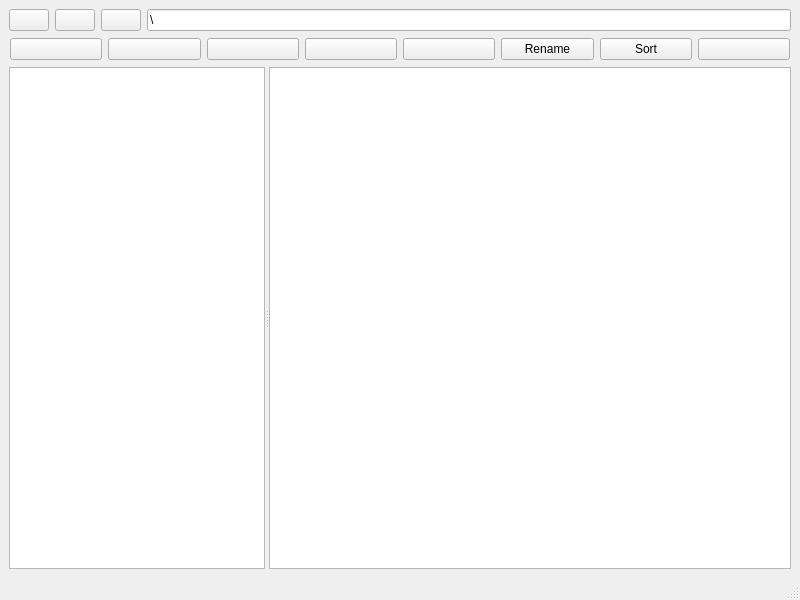
<?xml version="1.0" encoding="UTF-8"?>
<ui version="4.0">
 <class>MainWindow</class>
 <widget class="QMainWindow" name="MainWindow">
  <property name="geometry">
   <rect>
    <x>0</x>
    <y>0</y>
    <width>800</width>
    <height>600</height>
   </rect>
  </property>
  <property name="windowTitle">
   <string>MainWindow</string>
  </property>
  <widget class="QWidget" name="centralwidget">
   <layout class="QVBoxLayout" name="verticalLayout" stretch="0,0,1">
    <item>
     <layout class="QHBoxLayout" name="horizontalLayout">
      <item>
       <widget class="QPushButton" name="parentb">
        <property name="text">
         <string/>
        </property>
        <property name="icon">
         <iconset theme="QIcon::ThemeIcon::GoUp"/>
        </property>
       </widget>
      </item>
      <item>
       <widget class="QPushButton" name="backwardb">
        <property name="text">
         <string/>
        </property>
        <property name="icon">
         <iconset theme="QIcon::ThemeIcon::EditUndo"/>
        </property>
       </widget>
      </item>
      <item>
       <widget class="QPushButton" name="forwardb">
        <property name="text">
         <string/>
        </property>
        <property name="icon">
         <iconset theme="QIcon::ThemeIcon::EditRedo"/>
        </property>
       </widget>
      </item>
      <item>
       <widget class="QLineEdit" name="pathline">
        <property name="text">
         <string>\</string>
        </property>
       </widget>
      </item>
     </layout>
    </item>
    <item>
     <layout class="QHBoxLayout" name="horizontalLayout_2">
      <property name="leftMargin">
       <number>1</number>
      </property>
      <property name="topMargin">
       <number>1</number>
      </property>
      <property name="rightMargin">
       <number>1</number>
      </property>
      <property name="bottomMargin">
       <number>1</number>
      </property>
      <item>
       <widget class="QPushButton" name="createb">
        <property name="text">
         <string/>
        </property>
        <property name="icon">
         <iconset theme="QIcon::ThemeIcon::FolderNew"/>
        </property>
       </widget>
      </item>
      <item>
       <widget class="QPushButton" name="cutb">
        <property name="sizePolicy">
         <sizepolicy hsizetype="Minimum" vsizetype="Fixed">
          <horstretch>0</horstretch>
          <verstretch>10</verstretch>
         </sizepolicy>
        </property>
        <property name="text">
         <string/>
        </property>
        <property name="icon">
         <iconset theme="QIcon::ThemeIcon::EditCut"/>
        </property>
        <property name="iconSize">
         <size>
          <width>16</width>
          <height>16</height>
         </size>
        </property>
       </widget>
      </item>
      <item>
       <widget class="QPushButton" name="deleteb">
        <property name="text">
         <string/>
        </property>
        <property name="icon">
         <iconset theme="QIcon::ThemeIcon::EditDelete"/>
        </property>
       </widget>
      </item>
      <item>
       <widget class="QPushButton" name="copyb">
        <property name="text">
         <string/>
        </property>
        <property name="icon">
         <iconset theme="QIcon::ThemeIcon::EditCopy"/>
        </property>
       </widget>
      </item>
      <item>
       <widget class="QPushButton" name="pasteb">
        <property name="text">
         <string/>
        </property>
        <property name="icon">
         <iconset theme="QIcon::ThemeIcon::EditPaste"/>
        </property>
       </widget>
      </item>
      <item>
       <widget class="QPushButton" name="renameb">
        <property name="text">
         <string>Rename</string>
        </property>
       </widget>
      </item>
      <item>
       <widget class="QPushButton" name="sortb">
        <property name="text">
         <string>Sort</string>
        </property>
       </widget>
      </item>
      <item>
       <widget class="QPushButton" name="details">
        <property name="text">
         <string/>
        </property>
        <property name="icon">
         <iconset theme="QIcon::ThemeIcon::InsertImage"/>
        </property>
       </widget>
      </item>
     </layout>
    </item>
    <item>
     <widget class="QSplitter" name="splitter">
      <property name="sizePolicy">
       <sizepolicy hsizetype="Expanding" vsizetype="Preferred">
        <horstretch>0</horstretch>
        <verstretch>0</verstretch>
       </sizepolicy>
      </property>
      <property name="orientation">
       <enum>Qt::Orientation::Horizontal</enum>
      </property>
      <widget class="QTreeView" name="treeView"/>
      <widget class="QListView" name="listView">
       <property name="sizePolicy">
        <sizepolicy hsizetype="Expanding" vsizetype="Expanding">
         <horstretch>1</horstretch>
         <verstretch>0</verstretch>
        </sizepolicy>
       </property>
      </widget>
     </widget>
    </item>
   </layout>
  </widget>
  <widget class="QStatusBar" name="statusBar"/>
 </widget>
 <resources/>
 <connections/>
</ui>
